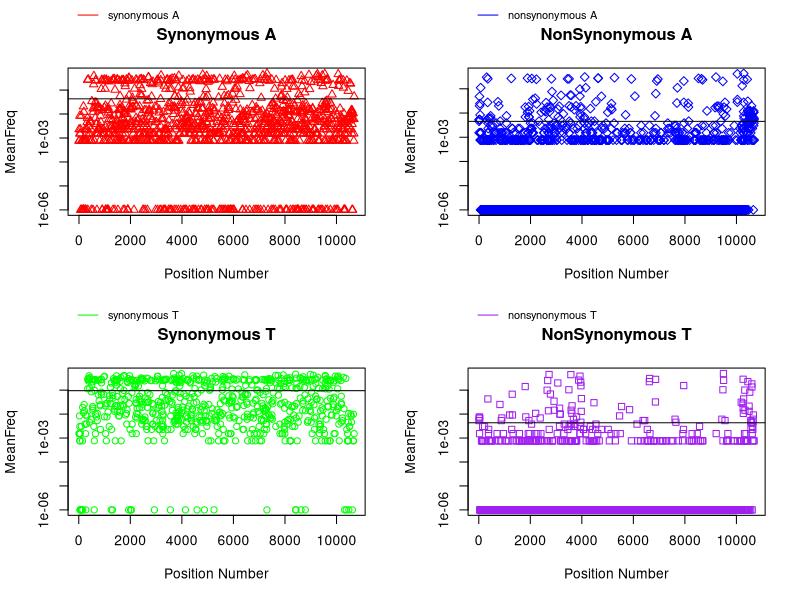
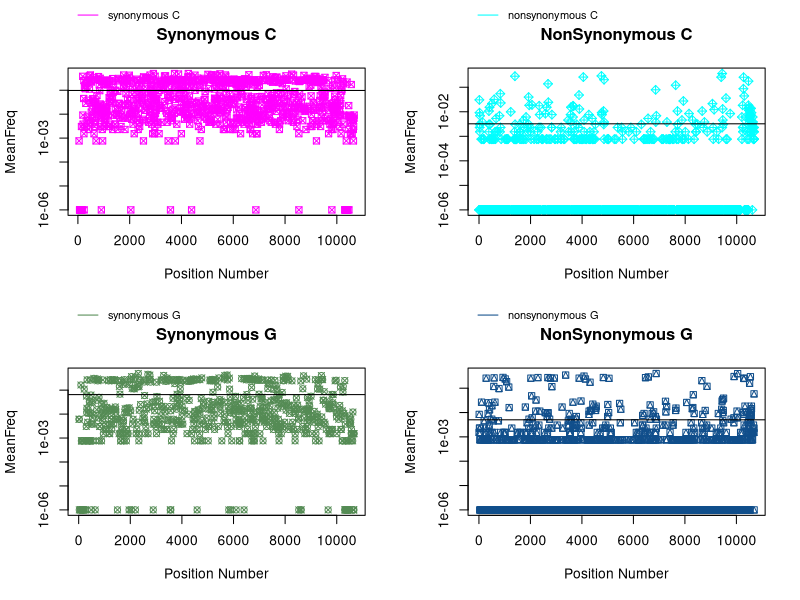

R code for these plots, in order:
#Read in CSV file
Dengue<-read.csv("DengueVirus1.fasta_pruned.mu.trim05_DF.csv")
SynNonsynAT<-function(Virus){
#select for only synonymous sites in Virus file
synonymous<-which(Virus$TypeOfSite=='syn')
#subset data into synonymous sites and designated wildtype nucleotide
synonymousA<-subset(Virus, wtnt=='a' & TypeOfSite=='syn')
synonymousT<-subset(Virus, wtnt=='t' & TypeOfSite=='syn') 
#binds synonymous subset data into a new dataset
synonymous<-rbind(synonymousA, synonymousT)
#select for only nonsynonymous sites in Virus file
nonsynonymous<-which(Virus$TypeOfSite=='nonsyn')
#subset data into nonsynonymous sites and designated wildtypes
nonsynonymousA<-subset(Virus, wtnt=='a' & TypeOfSite=='nonsyn')
nonsynonymousT<-subset(Virus, wtnt=='t' & TypeOfSite=='nonsyn')

#A and T synonymous and nonsynonymous graphs

#splits the graph into 4 sections, 2 rows 2 columns 
layout(matrix(c(1,2,3,4), nrow=2, byrow = TRUE))
#log meanfreq to get rid of 0's and make graph easier to read
plot(synonymousA$num,synonymousA$MeanFreq+.000001,log='y', col = "red", 
     #pch creates the shape of the plotted points
     ,xlab="Position Number", ylab="MeanFreq",main="Synonymous A", pch=2)
#abline creates a line where the mean of all the points are located
abline(h=mean(synonymousA$MeanFreq+.000001))
#creates a legend:inset is coordinates where the legend lies

legend("topleft",inset=c(0,-0.45), legend=c
       ("synonymous A"),col="red", horiz=TRUE, 
#lty is type of line used,cex is size of legend, xpd allows legend to lie outside the plot,bty is type of box around legend       
       lty=1, cex=0.8,xpd=TRUE,bty='n')
#plots continue 
plot(nonsynonymousA$num,nonsynonymousA$MeanFreq+.000001,log='y', col = "blue",xlab="Position Number", ylab="MeanFreq",main="NonSynonymous A", pch = 5)
abline(h=mean(nonsynonymousA$MeanFreq+.000001))
legend("topleft",inset=c(0,-0.45), legend=c
       ("nonsynonymous A"),col="blue", horiz=TRUE, lty=1, cex=0.8,xpd=TRUE,bty='n')

plot(synonymousT$num,synonymousT$MeanFreq+.000001,log='y', col = "green",xlab="Position Number", ylab="MeanFreq",main="Synonymous T")
abline(h=mean(synonymousT$MeanFreq+.000001))
legend("topleft",inset=c(0,-0.45), legend=c
       ("synonymous T"),col="green", horiz=TRUE, lty=1, cex=0.8,xpd=TRUE,bty='n')

plot(nonsynonymousT$num,nonsynonymousT$MeanFreq+.000001,log='y', col = "purple",xlab="Position Number", ylab="MeanFreq",main="NonSynonymous T", pch=0)
abline(h=mean(nonsynonymousT$MeanFreq+.000001))
legend("topleft",inset=c(0,-0.45), legend=c
       ("nonsynonymous T"),col="purple", horiz=TRUE, lty=1, cex=0.8,xpd=TRUE,bty='n')
}
SynNonsynCG<-function(Virus2){
  
#subset data into synonymous sites and designated wildtypes
synonymousC<-subset(Virus2, wtnt=='c' & TypeOfSite=='syn')
synonymousG<-subset(Virus2, wtnt=='g' & TypeOfSite=='syn')
#subset data into nonsynonymous sites and designated wildtypes
nonsynonymousC<-subset(Virus2, wtnt=='c' & TypeOfSite=='nonsyn')
nonsynonymousG<-subset(Virus2, wtnt=='g' & TypeOfSite=='nonsyn')
  
#Plot C and G synonymous and nonsynonymous graphs
layout(matrix(c(1,2,3,4), 2, 2, byrow = TRUE))
plot(synonymousC$num,synonymousC$MeanFreq+.000001,log='y', col = "magenta",xlab="Position Number", ylab="MeanFreq",main="Synonymous C", pch=7)
abline(h=mean(synonymousC$MeanFreq+.000001))
legend("topleft",inset=c(0,-0.45), legend=c
       ("synonymous C"),col="magenta", horiz=TRUE, lty=1, cex=0.8,xpd=TRUE,bty='n')

plot(nonsynonymousC$num,nonsynonymousC$MeanFreq+.000001,log='y', col = "cyan",xlab="Position Number", ylab="MeanFreq",main="NonSynonymous C", pch = 9)
abline(h=mean(nonsynonymousC$MeanFreq+.000001))
legend("topleft",inset=c(0,-0.45), legend=c
       ("nonsynonymous C"),col="cyan", horiz=TRUE, lty=1, cex=0.8,xpd=TRUE,bty='n')

plot(synonymousG$num,synonymousG$MeanFreq+.000001,log='y', col = "palegreen4",xlab="Position Number", ylab="MeanFreq",main="Synonymous G",pch=13)
abline(h=mean(synonymousG$MeanFreq+.000001))
legend("topleft",inset=c(0,-0.45), legend=c
       ("synonymous G"),col="palegreen4", horiz=TRUE, lty=1, cex=0.8,xpd=TRUE,bty='n')

plot(nonsynonymousG$num,nonsynonymousG$MeanFreq+.000001,log='y', col = "dodgerblue4" ,xlab="Position Number", ylab="MeanFreq",main="NonSynonymous G", pch=14)
abline(h=mean(nonsynonymousG$MeanFreq+.000001))
legend("topleft",inset=c(0,-0.45), legend=c
       ("nonsynonymous G"),col="dodgerblue4", horiz=TRUE, lty=1, cex=0.8,xpd=TRUE,bty='n')
}  
SynNonsynAT(Dengue)
SynNonsynCG(Dengue)
